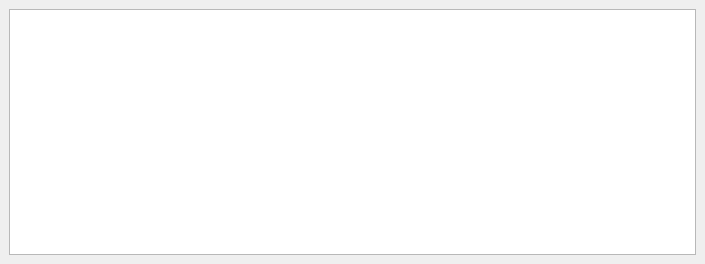
<?xml version="1.0" encoding="UTF-8"?>
<ui version="4.0">
 <class>MainWindow</class>
 <widget class="QMainWindow" name="MainWindow">
  <property name="geometry">
   <rect>
    <x>0</x>
    <y>0</y>
    <width>705</width>
    <height>264</height>
   </rect>
  </property>
  <property name="windowTitle">
   <string>MainWindow</string>
  </property>
  <widget class="QWidget" name="centralwidget">
   <layout class="QGridLayout" name="gridLayout">
    <item row="0" column="0">
     <widget class="QTextEdit" name="textEidt"/>
    </item>
   </layout>
  </widget>
 </widget>
 <resources/>
 <connections/>
</ui>
